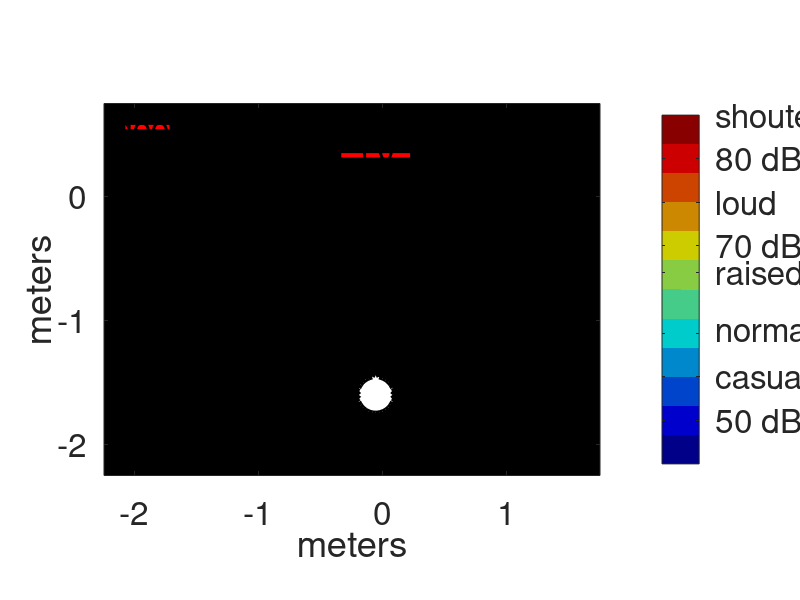

MATLAB code for this plot:
#!/usr/bin/octave
% Author: Marc René Schädler (2020)
% E-Mail: marc.rene.schaedler@uni-oldenburg.de
close all
clear
clc

% Use QT for interactive figure
graphics_toolkit qt
h = figure;

% Increase font size
fontsize = 24;
set(0,'defaultAxesFontSize',fontsize)

% Fullscreen mode without toolbars/menus
pause(0.1);
screensize = get(0, 'Screensize');
set(gcf, 'Position', screensize, 'MenuBar', 'none', 'ToolBar', 'none');
drawnow;
% Setup levels
level_range = [45 85];
level_ticks = [40 50 55 60 67 70 75 80 85];
level_labels = {'40 dB SPL', '50 dB SPL', 'casual', 'normal (60 dB SPL)', 'raised', '70 dB SPL' , 'loud', '80 dB SPL', 'shouted'};

% Use strongly quantized attenuated jet colormap to imitate "contour" effect
colorcode = jet(12)*0.8;
objectlinewidth = 4;

% Positions of objects
walls_pos = [-2.1 1.6 1.6 -2.1 -2.1; -2.1 -2.1 0.6 0.6 -2.1];
tv_pos = [-0.059 0.332];
cr_pos = [-1.9 0.6];
head_pos = [-0.059 -1.6];

% Setup data request
xx = -2:0.5:1.5;
yy = -2:0.5:0.5;
zz = 0;
angles = [0 45 90 135 180];
tvmodes = [0 1];
crmodes = [0 1];
reverb = [0 1];
impairment = {'' '-hi' '-hi-ha'};

% Could be used for comparisons between conditions
image_data_reference = zeros(numel(yy),numel(xx));

% Import requested data from result files
srtdata = nan(numel(zz),numel(yy),numel(xx),numel(angles),numel(tvmodes),numel(crmodes),numel(reverb),numel(impairment));
for i = 1:length(angles)
  for j = 1:length(tvmodes)
    for k = 1:length(crmodes)
      for l = 1:length(reverb)
        for m = 1:length(impairment)
          % Build file name
          filename = ['livingroom-var' impairment{m} filesep 'parameter_ortf_' sprintf('%i_%i_%i_%i',angles(i),tvmodes(j),crmodes(k),reverb(l)) filesep 'data-levels.txt'];
          if exist(filename,'file')
            fid = fopen(filename);
            if fid > 0
              % Read X Y Z SRT
              data_tmp = textscan(fid,'%f %f %f %f');
              fclose(fid);
              data_tmp = horzcat(data_tmp{:});
              % Write matching data to our variable
              for o = 1:size(data_tmp,1)
                zidx = zz > data_tmp(o,3)-0.01 & zz < data_tmp(o,3)+0.01;
                yidx = yy > data_tmp(o,2)-0.01 & yy < data_tmp(o,2)+0.01;
                xidx = xx > data_tmp(o,1)-0.01 & xx < data_tmp(o,1)+0.01;
                if sum(xidx) == 1 && sum(yidx) == 1 && sum(zidx) == 1
                  srtdata(zidx,yidx,xidx,i,j,k,l,m) = data_tmp(o,4);
                end
              end
            end
          end
        end
      end
    end
  end
end

% Get absolute level in dB SPL. Simulated SRTs are relative to 65 dB
srtdata = srtdata + 65;

% Initialize image map
image_data = zeros(size(image_data_reference));
image_data(:,:) = 0;
h_image = imagesc(xx, yy, image_data, [50 80]);
hold all;
xticks(floor(xx(1)):ceil(xx(end)));
yticks(floor(yy(1)):ceil(yy(end)));

% Draw walls
plot(walls_pos(1,:),walls_pos(2,:),'k','linewidth',5);

% Draw TV
h_tv = patch(tv_pos(1)+[-0.3 -0.3 0.3 0.3],tv_pos(2)+[-0.04 0.04 0.04 -0.04],[0 0 0],'linewidth',objectlinewidth);
text(tv_pos(1),tv_pos(2),'TV','fontsize',fontsize,'horizontalalignment','center');

% Draw connected room
h_cr = patch(cr_pos(1)+[-0.2 -0.2 0.2 0.2],cr_pos(2)+[-0.00 -0.08 -0.08 0.00],[0 0 0],'linewidth',objectlinewidth);
text(cr_pos(1),cr_pos(2)-0.04,'door','fontsize',fontsize,'horizontalalignment','center');

% Set aspect, range, colormap, labels...
axis xy;
axis image;
grid off;
caxis(level_range)
colormap(colorcode);
colorbar('YTick', level_ticks, 'YTickLabel', level_labels);
xlabel('meters');
ylabel('meters');

% Draw head (with ears)
head_coords = [1.4 e.^(2*pi*1i.*(1:31)./32) 1.4].*0.15.*e.^(1i*2*pi/4);
earsmod = 1+[0 0 0 0 0 0 0 0.1 -0.1 0.1 0 0 0 0 0 0 0 0 0 0 0 0 0 0.1 -0.1 0.1 0 0 0 0 0 0 0];
head_coords = head_coords.*earsmod;
h_head = patch(head_pos(1)+real(head_coords),head_pos(2)+imag(head_coords),[1 1 1],'linewidth',objectlinewidth);

% Collect all handles for plotted objects in a struct for easy updates
handles = struct('image', h_image, 'tv', h_tv, 'cr', h_cr, 'head', h_head);

% Figure refresh function (called after each change)
function refresh_data(handles)
  % Load map data
  image_userdata = get(handles.image,'UserData');
  angles = image_userdata.angles;
  srtdata = image_userdata.srtdata;

  % Load TV data
  tv_userdata = get(handles.tv,'UserData');
  tv_toggle = tv_userdata.toggle;
  tv_color = [0 0 0];
  switch tv_toggle
    case 1
      tv_color = [0 1 0];
    case 2
      tv_color = [1 0 0];
  end
  set(handles.tv,'facecolor',tv_color);

  % Load connected room data
  cr_userdata = get(handles.cr,'UserData');
  cr_toggle = cr_userdata.toggle;
  cr_color = [0 0 0];
  switch cr_toggle
    case 1
      cr_color = [0 1 0];
    case 2
      cr_color = [1 0 0];
  end
  set(handles.cr,'facecolor',cr_color);
  
  % Load head data
  head_userdata = get(handles.head,'UserData');
  head_coords = head_userdata.head_coords;
  head_pos = head_userdata.head_pos;
  head_dir = head_userdata.head_dir;
  head_toggle = head_userdata.toggle;
  phi = head_dir./360.*2.*pi;
  head_rotation = e.^(1i.*(phi-pi/2));
  head_color = [0 0 0];
  switch head_toggle
    case 1
      head_color = [1 1 1];
    case 2
      head_color = [1 0.5 0];
    case 3
      head_color = [0 0.5 1];
  end
  set(handles.head,'xdata',head_pos(1)+real(head_coords.*head_rotation));
  set(handles.head,'ydata',head_pos(2)+imag(head_coords.*head_rotation));
  set(handles.head,'facecolor',head_color);
  
  % Update image data
  image_data = get(handles.image,'cdata');
  [~, diridx] = min(abs(angles - head_dir));
  tvidx = tv_toggle;
  cridx = cr_toggle;
  impidx = head_toggle;
  % srtdata = nan(numel(zz),numel(yy),numel(xx),numel(angles),numel(tvmodes),numel(crmodes),numel(reverb),numel(impairment));
  image_data(:,:) = srtdata(1,:,:,diridx,tvidx,cridx,2,impidx); 
  set(handles.image,'cdata',image_data);
  drawnow;
end

function imageclickcallback (objectHandle)
  axesHandle  = get(objectHandle,'Parent');
  coordinates = get(axesHandle,'CurrentPoint');
  userdata = get(objectHandle,'UserData');
  head_userdata = get(userdata.handles.head,'UserData');
  head_pos = head_userdata.head_pos;

  % Get coordinates of clicked point
  coordinates = coordinates(1,1:2);
  [x_max, y_max] = size(get(objectHandle,'cdata'));
  x = coordinates(1)-head_pos(1);
  y = coordinates(2)-head_pos(2);
  
  % Calculate angle
  phi = atan(y./x) + (x<0).*pi;
  head_dir = phi./(2*pi)*360;
  
  % Round angle to nearest available data
  angles = userdata.angles;
  [~, diridx] = min(abs(angles - head_dir));
  head_dir = angles(diridx);
  
  % Store angle
  head_userdata = get(userdata.handles.head,'UserData');
  head_userdata.head_dir = head_dir;
  set(userdata.handles.head,'UserData',head_userdata);
  
  % Refresh figure
  refresh_data(userdata.handles);
end

function tvclickcallback (objectHandle)
  userdata = get(objectHandle,'UserData');
  switch userdata.toggle
    case 2
      userdata.toggle = 1;
    case 1
      userdata.toggle = 2;
  end
  set(objectHandle,'UserData',userdata);
  
  % Refresh figure
  refresh_data(userdata.handles);
end

function crclickcallback (objectHandle)
  userdata = get(objectHandle,'UserData');
  switch userdata.toggle
    case 2
      userdata.toggle = 1;
    case 1
      userdata.toggle = 2;
  end
  set(objectHandle,'UserData',userdata);
  
  % Refresh figure
  refresh_data(userdata.handles);
end

function headclickcallback (objectHandle)
  userdata = get(objectHandle,'UserData');
  switch userdata.toggle 
    case 3
      userdata.toggle = 1;
    case 1
      userdata.toggle = 2;
    case 2
      userdata.toggle = 3;
  end
  set(objectHandle,'UserData',userdata);
  
  % Refresh figure
  refresh_data(userdata.handles);
end

% Set callbacks, and other object related data
set(h_image,'UserData',struct('handles',handles,'srtdata',srtdata,'angles',angles));
set(h_image,'ButtonDownFcn',@imageclickcallback);

set(h_tv,'UserData',struct('handles',handles,'toggle',2));
set(h_tv,'ButtonDownFcn',@tvclickcallback);

set(h_cr,'UserData',struct('handles',handles,'toggle',2));
set(h_cr,'ButtonDownFcn',@crclickcallback);

set(h_head,'UserData',struct('handles',handles,'toggle',1,'head_coords',head_coords,'head_pos',head_pos,'head_dir',90));
set(h_head,'ButtonDownFcn',@headclickcallback);

% Refresh figure to match current variable values
refresh_data(handles);
waitfor(h);
